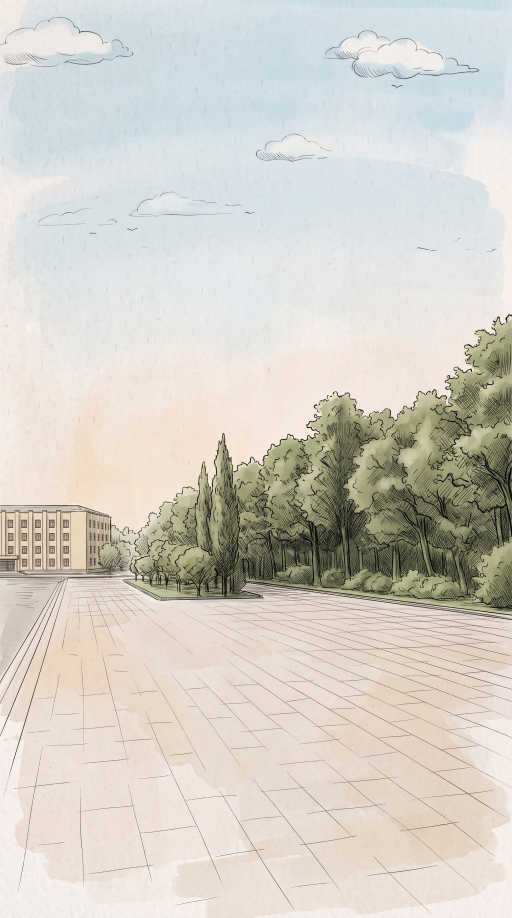
#> input picture tests/lenin/source/lenin_916_bg.jpg, 1536 x 2752 px, found by its file name (shown at 1/3 size)
$ python patch_left_building.py
#> lines starting #> are read from the running program, lines starting #| are printed output that depends on the picture
import numpy as np, cv2
from PIL import Image
S=2; OFF=1280
SRC='/mnt/user-data/uploads/chka.am/tests/lenin/source/'
def run(path,out):
#> called with out = '/tmp/W/bg_p3.jpg'
    im=np.asarray(Image.open(path).convert('RGB')).astype(np.float32)
    H,W=im.shape[:2]
#> H = 2752; W = 1536
    X1=384; Y0=OFF+200; Y1=OFF+447
    ref=im[Y0-14:Y0-4, 0:X1].mean(0)
#> ref = 384 rows, first 8: [245.2, 237.6, 227], [243.7, 236.1, 225.5], [243.3, 233.7, 224.5], [243.1, 233.5, 224.3], [242.9, 232.6, 223], [243.8, 233.6, 223.8], [243.8, 233.2, 223.8], [243.8, 233.5, 223.9]
    ref=cv2.GaussianBlur(ref[None],(0,0),sigmaX=25)[0]
#> ref = 384 rows, first 8: [243.3, 231.3, 221.3], [243.3, 231.3, 221.3], [243.3, 231.3, 221.3], [243.3, 231.3, 221.3], [243.3, 231.3, 221.3], [243.3, 231.3, 221.2], [243.3, 231.3, 221.2], [243.3, 231.3, 221.2]
    g=im[OFF+8:OFF+8+120, 0:X1]; g=np.concatenate([g,g[::-1],g,g[::-1]],0)[:Y1-Y0]
#> after `g = np.concatenate([g, g[::-1], g, g[::-1]], 0)[:Y1 - Y0]`:
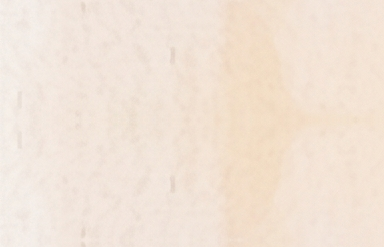
#> g: shape (247, 384, 3) float32; mean R, G, B 242.1, 227.5, 214.6
    grain=g-cv2.GaussianBlur(g,(0,0),6)
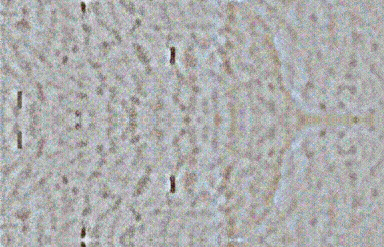
#> grain: shape (247, 384, 3) float32; mean R, G, B 0.00265, 0.0027, 0.00277; drawn with min black and max white
    fill=np.repeat(ref[None],Y1-Y0,0)+grain*0.8
    m=np.ones((Y1-Y0,X1),np.float32); r=56
    m[:, -r:]=np.linspace(1,0,r)[None,:]; m[:24]*=np.linspace(0,1,24)[:,None]; m[-6:]*=np.linspace(1,0,6)[:,None]
    reg=im[Y0:Y1,0:X1]; im[Y0:Y1,0:X1]=reg*(1-m[...,None])+fill*m[...,None]
#> after `reg = im[Y0:Y1, 0:X1]`:
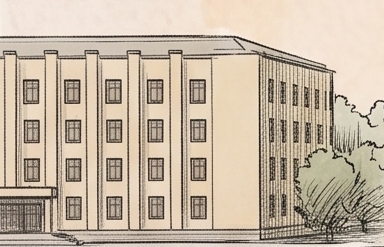
#> reg: shape (247, 384, 3) float32; mean R, G, B 196.1, 181.4, 162.6
    SKY=None
    def stamp(sx0,sy0,sx1,sy1,dx,dyb,flip,scale):
        p=im[sy0*S:sy1*S, sx0*S:sx1*S].copy()
        if flip: p=p[:, ::-1]
        if scale!=1: p=cv2.resize(p,(int(p.shape[1]*scale),int(p.shape[0]*scale)),interpolation=cv2.INTER_AREA)
        ph,pw=p.shape[:2]
        sky=SKY
        dist=np.abs(p-sky).sum(2)
        a=np.clip((dist-45)/25,0,1)
        a=cv2.morphologyEx(a,cv2.MORPH_CLOSE,np.ones((9,9),np.uint8))
        a=cv2.GaussianBlur(a,(0,0),1.0)
        f=int(14*S); ramp=np.linspace(0,1,f,dtype=np.float32); a[:,:f]*=ramp[None,:]; a[:,-f:]*=ramp[::-1][None,:]
        yy=dyb*S-ph; xx=dx*S
        xs0=max(xx,0); xe=min(xx+pw,W)
        reg=im[yy:yy+ph, xs0:xe]; mm=a[:, (xs0-xx):(xe-xx)]
        im[yy:yy+ph, xs0:xe]=reg*(1-mm[...,None])+p[:,(xs0-xx):(xe-xx)]*mm[...,None]
    SKY=im[OFF+150:OFF+160,100:140].reshape(-1,3).mean(0)
#> SKY = [241.5, 227.8, 215.8]
    srcim=im.copy()
    # источник: роща справа (из исходной копии, до штампов)
    def stamp2(*a):
        nonlocal_im=None
    Image.fromarray(np.clip(im,0,255).astype(np.uint8)).save(out,quality=94)
    Image.fromarray(np.clip(im,0,255).astype(np.uint8)).crop((0,OFF,840,OFF+640)).save(out+'.crop.png')
run(SRC+'lenin_916_bg.jpg','/tmp/W/bg_p3.jpg')
run(SRC+'lenin_916.jpg','/tmp/W/fr_p3.jpg')
#> call 2 of run, with out = '/tmp/W/fr_p3.jpg'
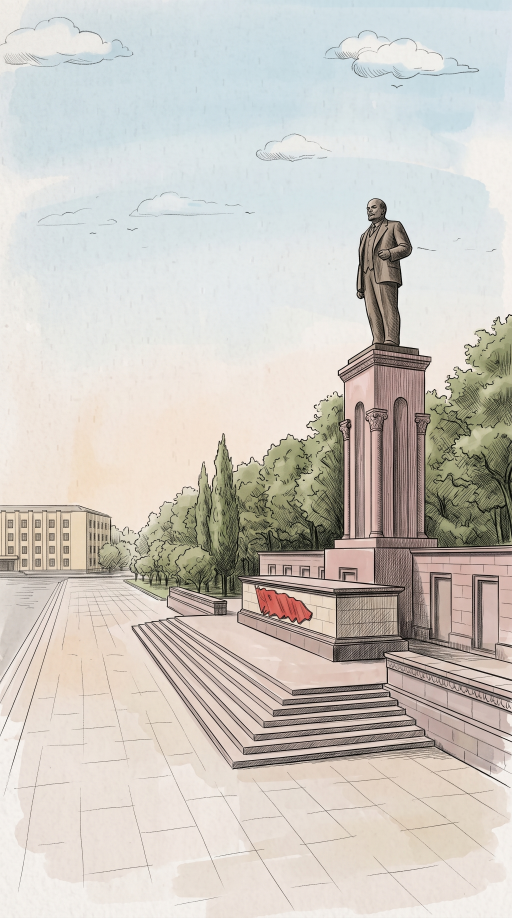
#> input picture tests/lenin/source/lenin_916.jpg, 1536 x 2752 px, found by its file name (shown at 1/3 size)
#> in run (call 2), `ref=im[Y0-14:Y0-4, 0:X1].mean(0)`: ref = 384 rows, first 8: [241.3, 232.5, 222.1], [241, 232, 221.7], [242, 232, 222.6], [242.4, 231.8, 222.6], [242.7, 231.5, 222.5], [242.2, 231, 221.8], [242.2, 230.6, 221.1], [241.4, 230.4, 220.2]
#> in run (call 2), `ref=cv2.GaussianBlur(ref[None],(0,0),sigmaX=25)[0]`: ref = 384 rows, first 8: [241.6, 230.2, 219.2], [241.6, 230.2, 219.2], [241.6, 230.2, 219.2], [241.6, 230.2, 219.2], [241.6, 230.2, 219.2], [241.6, 230.2, 219.2], [241.6, 230.2, 219.2], [241.6, 230.2, 219.2]
#> in run (call 2), `grain=g-cv2.GaussianBlur(g,(0,0),6)`:
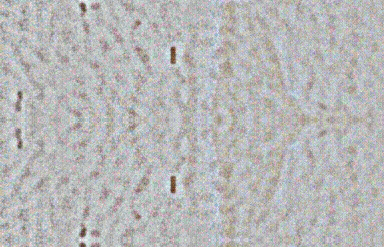
#> grain: shape (247, 384, 3) float32; mean R, G, B 0.000843, 0.000298, -0.000315; drawn with min black and max white
#> in run (call 2), `reg = im[Y0:Y1, 0:X1]`:
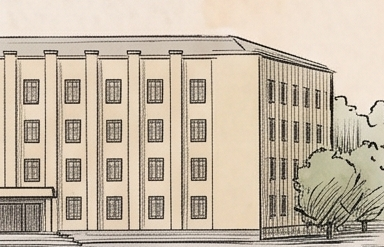
#> reg: shape (247, 384, 3) float32; mean R, G, B 196, 182.5, 164.1
#> in run (call 2), `SKY=im[OFF+150:OFF+160,100:140].reshape(-1,3).mean(0)`: SKY = [240, 227.9, 215.9]
#> in run (call 2), `Image.fromarray(np.clip(im,0,255).astype(np.uint8)).crop((0,OFF,840,OF..`:
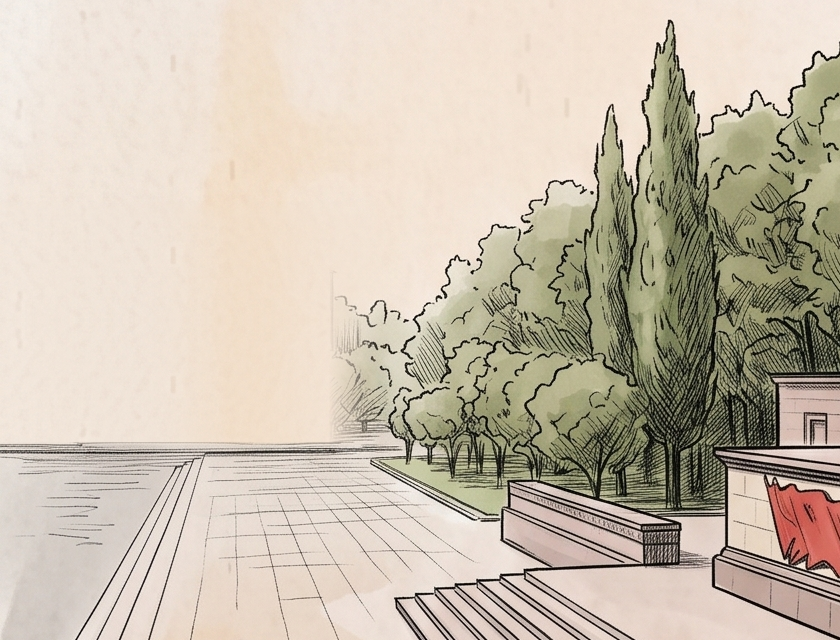
#> saved as fr_p3.jpg.crop.png: PIL image 840x640 RGB; mean R, G, B 201.8, 190.6, 174.4
